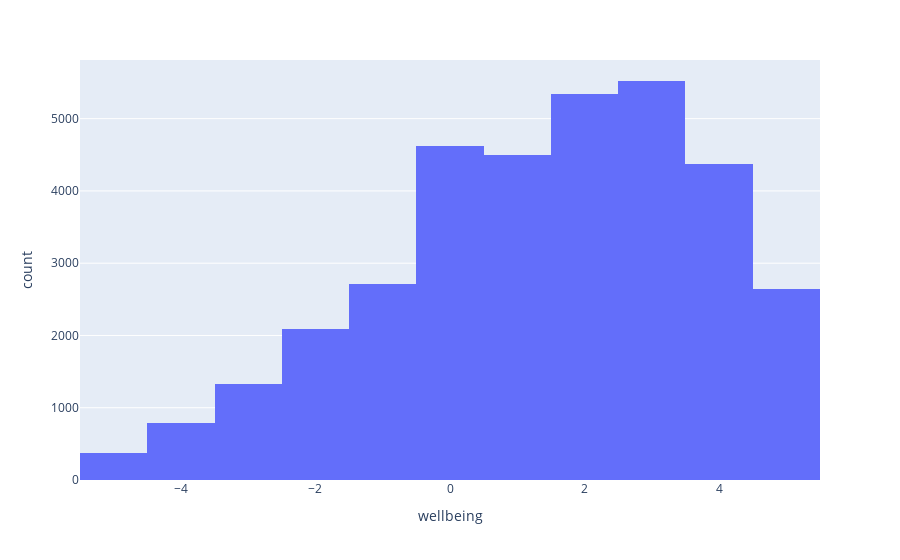

Source (notebook cell):
### Code cell
px.histogram(gfw, x="wellbeing")

### Figure 1 — Plotly figure (JSON) as saved in the notebook; plotly's stock layout.template omitted (floating-point values rounded to 4 significant figures; data arrays with more than 128 entries replaced by an {"elided": "..."} marker saying what was removed)
{"data": [{"bingroup": "x", "hovertemplate": "wellbeing=%{x}<br>count=%{y}<extra></extra>", "legendgroup": "", "marker": {"color": "#636efa", "pattern": {"shape": ""}}, "name": "", "orientation": "v", "showlegend": false, "type": "histogram", "x": {"elided": "34288 float values"}, "xaxis": "x", "yaxis": "y"}], "layout": {"barmode": "relative", "legend": {"tracegroupgap": 0}, "margin": {"t": 60}, "xaxis": {"anchor": "y", "domain": [0, 1], "title": {"text": "wellbeing"}}, "yaxis": {"anchor": "x", "domain": [0, 1], "title": {"text": "count"}}}}
